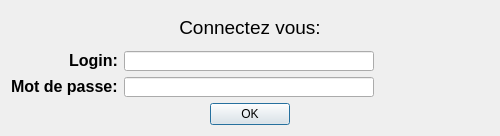
<?xml version="1.0" encoding="UTF-8"?>
<ui version="4.0">
 <class>loginDialog</class>
 <widget class="QDialog" name="loginDialog">
  <property name="geometry">
   <rect>
    <x>0</x>
    <y>0</y>
    <width>500</width>
    <height>136</height>
   </rect>
  </property>
  <property name="minimumSize">
   <size>
    <width>500</width>
    <height>100</height>
   </size>
  </property>
  <property name="maximumSize">
   <size>
    <width>500</width>
    <height>136</height>
   </size>
  </property>
  <property name="windowTitle">
   <string>Login</string>
  </property>
  <property name="windowIcon">
   <iconset resource="RessourceChifoumi.qrc">
    <normaloff>:/chifoumi/images/versus.gif</normaloff>:/chifoumi/images/versus.gif</iconset>
  </property>
  <layout class="QVBoxLayout" name="verticalLayout_2">
   <item>
    <layout class="QVBoxLayout" name="verticalLayout">
     <item>
      <layout class="QGridLayout" name="gridLayout">
       <item row="2" column="0">
        <widget class="QLabel" name="label">
         <property name="text">
          <string>&lt;html&gt;&lt;head/&gt;&lt;body&gt;&lt;p align=&quot;right&quot;&gt;&lt;span style=&quot; font-size:12pt; font-weight:600;&quot;&gt;Login:&lt;/span&gt;&lt;/p&gt;&lt;/body&gt;&lt;/html&gt;</string>
         </property>
        </widget>
       </item>
       <item row="3" column="1">
        <widget class="QLineEdit" name="mdpEdit">
         <property name="minimumSize">
          <size>
           <width>250</width>
           <height>20</height>
          </size>
         </property>
         <property name="maximumSize">
          <size>
           <width>250</width>
           <height>20</height>
          </size>
         </property>
         <property name="text">
          <string/>
         </property>
         <property name="echoMode">
          <enum>QLineEdit::Password</enum>
         </property>
        </widget>
       </item>
       <item row="3" column="0">
        <widget class="QLabel" name="label_2">
         <property name="text">
          <string>&lt;html&gt;&lt;head/&gt;&lt;body&gt;&lt;p&gt;&lt;span style=&quot; font-size:12pt; font-weight:600;&quot;&gt;Mot de passe:&lt;/span&gt;&lt;/p&gt;&lt;/body&gt;&lt;/html&gt;</string>
         </property>
        </widget>
       </item>
       <item row="2" column="1">
        <widget class="QLineEdit" name="loginEdit">
         <property name="minimumSize">
          <size>
           <width>250</width>
           <height>20</height>
          </size>
         </property>
         <property name="maximumSize">
          <size>
           <width>250</width>
           <height>20</height>
          </size>
         </property>
        </widget>
       </item>
       <item row="2" column="2">
        <spacer name="horizontalSpacer">
         <property name="orientation">
          <enum>Qt::Horizontal</enum>
         </property>
         <property name="sizeHint" stdset="0">
          <size>
           <width>40</width>
           <height>20</height>
          </size>
         </property>
        </spacer>
       </item>
       <item row="3" column="2">
        <spacer name="horizontalSpacer_2">
         <property name="orientation">
          <enum>Qt::Horizontal</enum>
         </property>
         <property name="sizeHint" stdset="0">
          <size>
           <width>40</width>
           <height>20</height>
          </size>
         </property>
        </spacer>
       </item>
       <item row="0" column="0" colspan="3">
        <widget class="QLabel" name="label_3">
         <property name="text">
          <string>&lt;html&gt;&lt;head/&gt;&lt;body&gt;&lt;p align=&quot;center&quot;&gt;&lt;span style=&quot; font-size:14pt;&quot;&gt;Connectez vous:&lt;/span&gt;&lt;/p&gt;&lt;/body&gt;&lt;/html&gt;</string>
         </property>
        </widget>
       </item>
      </layout>
     </item>
     <item>
      <widget class="QDialogButtonBox" name="bOk">
       <property name="orientation">
        <enum>Qt::Horizontal</enum>
       </property>
       <property name="standardButtons">
        <set>QDialogButtonBox::Ok</set>
       </property>
       <property name="centerButtons">
        <bool>true</bool>
       </property>
      </widget>
     </item>
    </layout>
   </item>
  </layout>
 </widget>
 <resources>
  <include location="RessourceChifoumi.qrc"/>
 </resources>
 <connections>
  <connection>
   <sender>bOk</sender>
   <signal>accepted()</signal>
   <receiver>loginDialog</receiver>
   <slot>accept()</slot>
   <hints>
    <hint type="sourcelabel">
     <x>248</x>
     <y>254</y>
    </hint>
    <hint type="destinationlabel">
     <x>157</x>
     <y>274</y>
    </hint>
   </hints>
  </connection>
 </connections>
</ui>
